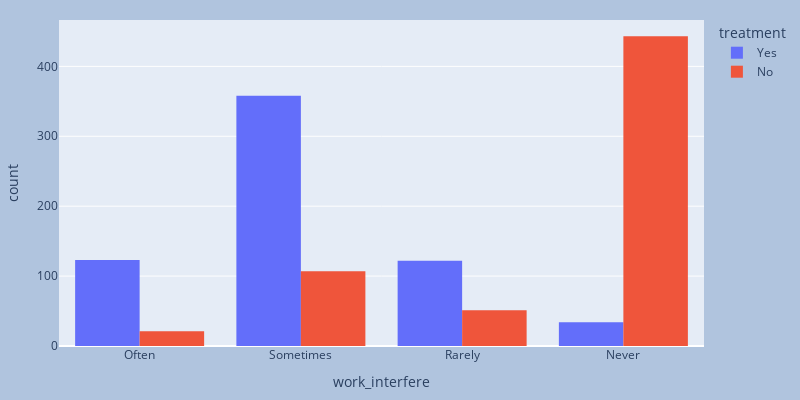

Notebook source saved alongside this figure:
### Code cell
fig = px.histogram(data, x = 'work_interfere',color='treatment',barmode='group', width=800, height=400)
fig.update_layout(
    margin=dict(l=20, r=20, t=20, b=20),
    paper_bgcolor="LightSteelBlue",)

fig.show()

### Figure 1 — Plotly figure (JSON) as saved in the notebook; plotly's stock layout.template omitted (floating-point values rounded to 4 significant figures; data arrays with more than 128 entries replaced by an {"elided": "..."} marker saying what was removed)
{"data": [{"alignmentgroup": "True", "bingroup": "x", "hovertemplate": "treatment=Yes<br>work_interfere=%{x}<br>count=%{y}<extra></extra>", "legendgroup": "Yes", "marker": {"color": "#636efa", "pattern": {"shape": ""}}, "name": "Yes", "offsetgroup": "Yes", "orientation": "v", "showlegend": true, "type": "histogram", "x": {"elided": "637 str values"}, "xaxis": "x", "yaxis": "y"}, {"alignmentgroup": "True", "bingroup": "x", "hovertemplate": "treatment=No<br>work_interfere=%{x}<br>count=%{y}<extra></extra>", "legendgroup": "No", "marker": {"color": "#EF553B", "pattern": {"shape": ""}}, "name": "No", "offsetgroup": "No", "orientation": "v", "showlegend": true, "type": "histogram", "x": {"elided": "622 str values"}, "xaxis": "x", "yaxis": "y"}], "layout": {"barmode": "group", "height": 400, "legend": {"title": {"text": "treatment"}, "tracegroupgap": 0}, "margin": {"b": 20, "l": 20, "r": 20, "t": 20}, "paper_bgcolor": "LightSteelBlue", "width": 800, "xaxis": {"anchor": "y", "domain": [0, 1], "title": {"text": "work_interfere"}}, "yaxis": {"anchor": "x", "domain": [0, 1], "title": {"text": "count"}}}}
